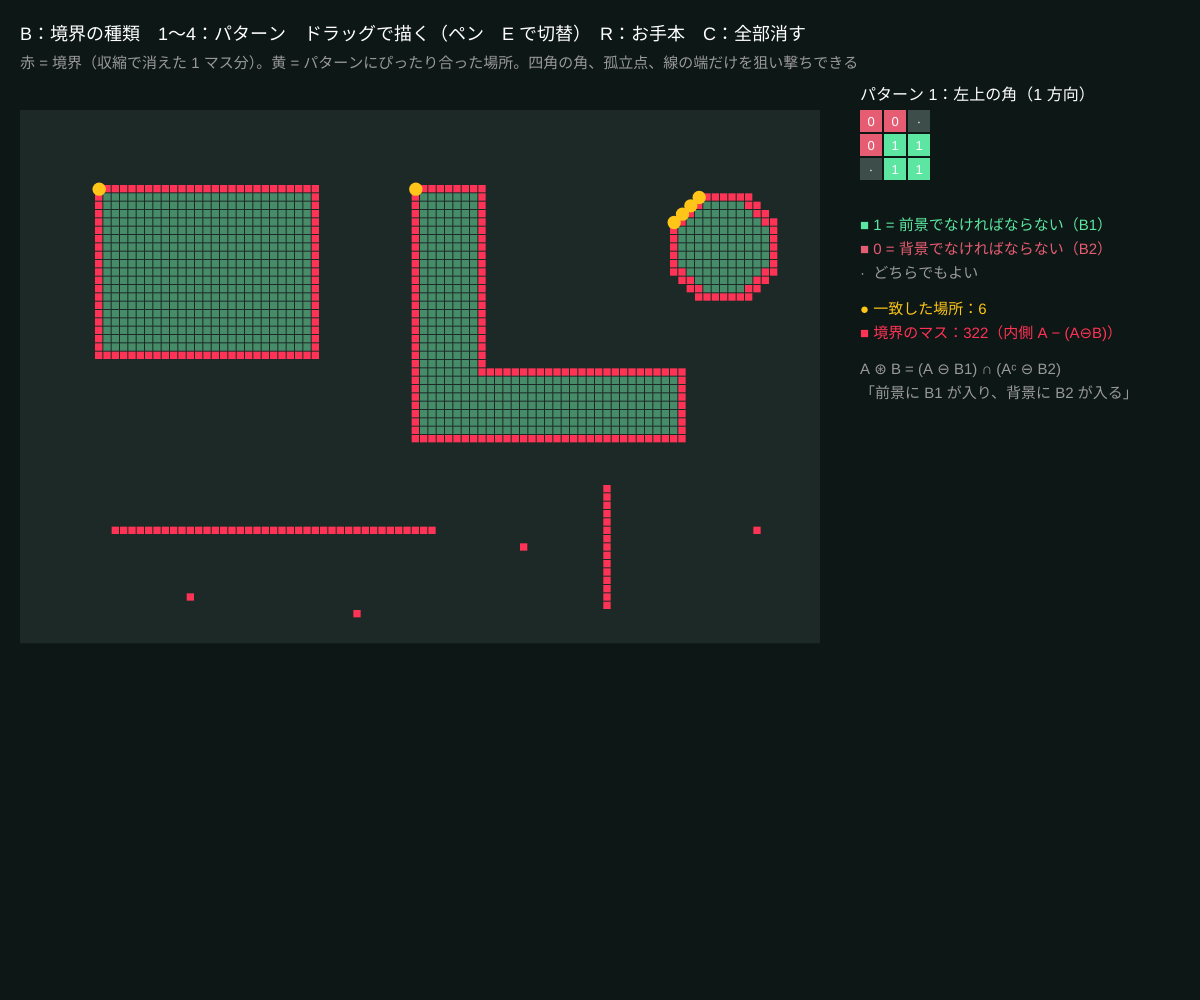
Frame 1 (no input)
Frame 60 (no input): identical to frame 1, image omitted
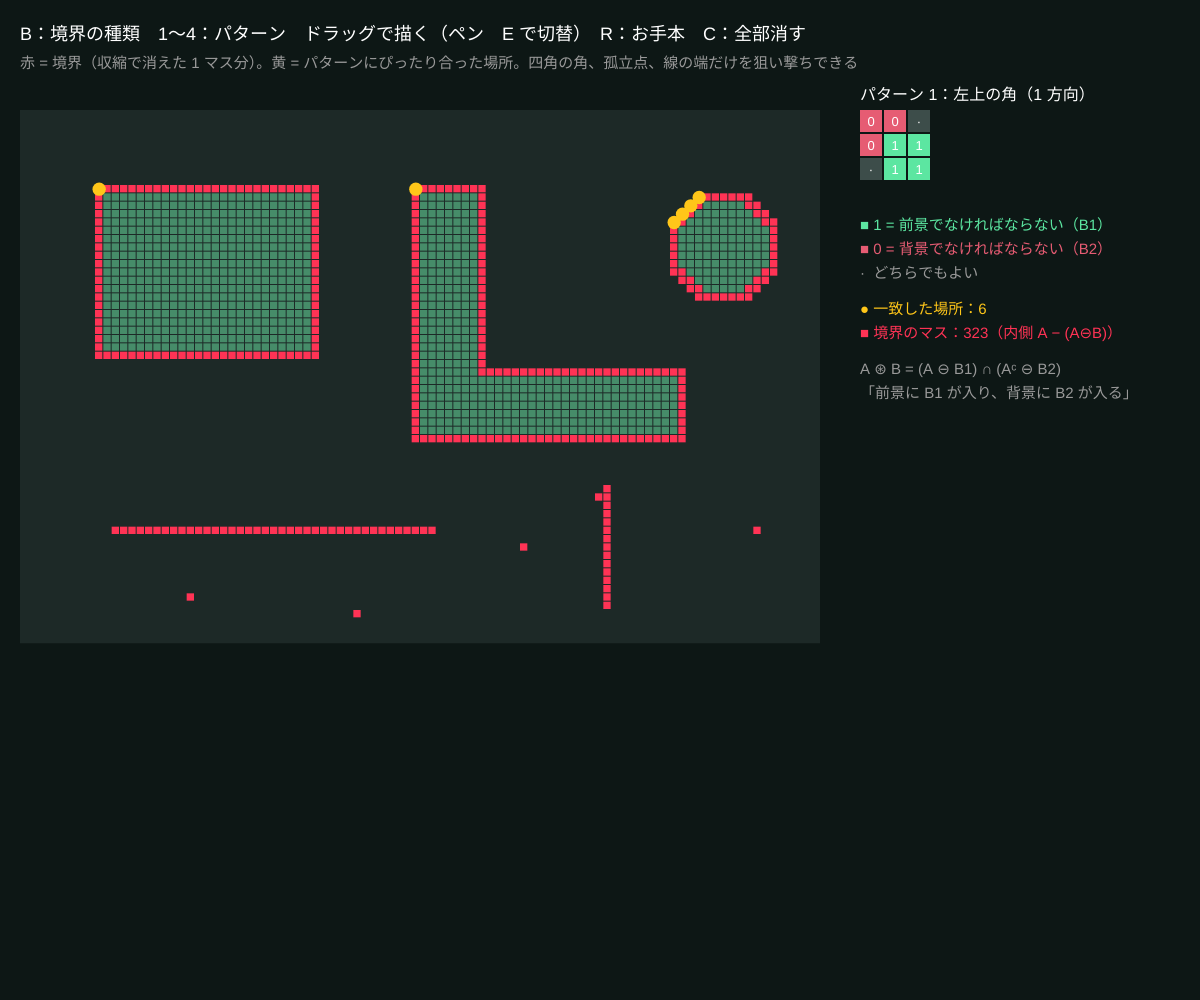
Frame 120 (the mouse pressed at the canvas centre since frame 60)

The p5.js sketch that drew these frames (run headless with seeded random() and noise() and a simulated clock; from frame 60 on, the mouse is pressed at the canvas centre):

// p5.js sketch
// ── sketch.js
// ============================================
// 04 境界抽出とヒット・オア・ミス
// 境界 = A − (A ⊖ B)：収縮して消えた部分 = 形のふち（1 マスの太さ）
// ヒット・オア・ミス：「ここは 1、ここは 0」という 3×3 のパターンにぴったり合う場所だけを見つける（角・孤立点・線の端）
// B で境界の種類（内側／外側／なし） / 1〜4 でパターン / ドラッグで描く / E で消しゴム / R でお手本 / C で全部消す
// ============================================

let cols = 96, rows = 64, cell, ox = 20, oy = 110;
let img;
let se = [];
let boundaryMode = 1; // 0 = なし, 1 = 内側 A−(A⊖B), 2 = 外側 (A⊕B)−A
let patternNo = 1, eraser = false;
// ★ パターン：'1' = 前景, '0' = 背景, '.' = どちらでもよい（3 行 × 3 文字）
let base = {
  1: ['00.', '011', '.11'],  // 左上の角
  3: ['000', '010', '000'],  // 孤立した 1 点
  4: ['000', '010', '.1.'],  // 線の端（下につながる）
};
let patNames = { 1: '左上の角', 2: '4 つの角', 3: '孤立点', 4: '線の端点' };
let patterns = [];

function setup() {
  createCanvas(windowWidth, windowHeight);
  colorMode(HSB, 360, 100, 100, 100);
  cell = min((width - 400) / cols, (height - 140) / rows);
  se = makeSE('box', 1);
  img = new Uint8Array(cols * rows);
  preset();
  setPattern(1);
}

function preset() {
  img.fill(0);
  for (let y = 0; y < rows; y++) for (let x = 0; x < cols; x++) {
    if (x > 8 && x < 36 && y > 8 && y < 30) img[x + y * cols] = 1;                           // 四角
    if ((x > 46 && x < 56 && y > 8 && y < 40) || (x > 46 && x < 80 && y > 30 && y < 40)) img[x + y * cols] = 1; // L
    if (y === 50 && x > 10 && x < 50) img[x + y * cols] = 1;                                 // 横線
    if (x === 70 && y > 44 && y < 60) img[x + y * cols] = 1;                                 // 縦線
    if (dist(x, y, 84, 16) < 7) img[x + y * cols] = 1;                                       // 円
  }
  for (let [x, y] of [[60, 52], [88, 50], [20, 58], [40, 60]]) img[x + y * cols] = 1;         // 孤立点
}

// パターンを 90° 回す
function rot(p) {
  let r = ['', '', ''];
  for (let y = 0; y < 3; y++) for (let x = 0; x < 3; x++) r[y] += p[2 - x][y];
  return r;
}
function setPattern(n) {
  patternNo = n;
  if (n === 2) { patterns = [base[1]]; for (let k = 0; k < 3; k++) patterns.push(rot(patterns[k])); }
  else if (n === 4) { patterns = [base[4]]; for (let k = 0; k < 3; k++) patterns.push(rot(patterns[k])); }
  else patterns = [base[n]];
}

// ★ ヒット・オア・ミス：パターンが完全に一致するマスを 1 にする（画像の外は 0 とみなす）
function hitOrMiss(a, pats) {
  let out = new Uint8Array(a.length);
  for (let y = 0; y < rows; y++) for (let x = 0; x < cols; x++) {
    for (let p of pats) {
      let ok = true;
      for (let dy = -1; dy <= 1 && ok; dy++) for (let dx = -1; dx <= 1; dx++) {
        let c = p[dy + 1][dx + 1];
        if (c === '.') continue;
        let nx = x + dx, ny = y + dy;
        let v = nx < 0 || ny < 0 || nx >= cols || ny >= rows ? 0 : a[nx + ny * cols];
        if ((c === '1') !== (v === 1)) { ok = false; break; }
      }
      if (ok) { out[x + y * cols] = 1; break; }
    }
  }
  return out;
}

function draw() {
  background(170, 45, 9);
  let er = erodeImg(img, se), di = dilateImg(img, se);
  let hm = hitOrMiss(img, patterns);
  noStroke();
  fill(170, 30, 16);
  rect(ox, oy, cols * cell, rows * cell);
  let nB = 0, nH = 0;
  for (let i = 0; i < img.length; i++) {
    let isB = boundaryMode === 1 ? img[i] && !er[i] : boundaryMode === 2 ? di[i] && !img[i] : false;
    if (isB) { nB++; fill(350, 80, 100); }
    else if (img[i]) fill(150, 50, boundaryMode ? 55 : 95);
    else continue;
    rect(ox + (i % cols) * cell, oy + floor(i / cols) * cell, cell - 1, cell - 1);
  }
  for (let i = 0; i < img.length; i++) {
    if (!hm[i]) continue;
    nH++;
    fill(45, 90, 100);
    circle(ox + (i % cols) * cell + cell / 2, oy + floor(i / cols) * cell + cell / 2, cell * 1.6);
  }
  // 右：パターンの図
  let px = ox + cols * cell + 40, py = oy, big = 24;
  fill(0, 0, 100); textSize(16);
  text('パターン ' + patternNo + '：' + patNames[patternNo] + '（' + patterns.length + ' 方向）', px, py - 10);
  for (let k = 0; k < patterns.length; k++) {
    let p = patterns[k], qx = px + (k % 2) * 90, qy = py + floor(k / 2) * 90;
    for (let y = 0; y < 3; y++) for (let x = 0; x < 3; x++) {
      let c = p[y][x];
      fill(c === '1' ? 150 : c === '0' ? 350 : 170, c === '.' ? 20 : 60, c === '.' ? 30 : 90);
      rect(qx + x * big, qy + y * big, big - 2, big - 2);
      fill(0, 0, 100); textSize(13); textAlign(CENTER, CENTER);
      text(c === '.' ? '·' : c, qx + x * big + big / 2 - 1, qy + y * big + big / 2);
      textAlign(LEFT, BASELINE);
    }
  }
  let ty = py + (patterns.length > 2 ? 2 : 1) * 90 + 30;
  textSize(15);
  fill(150, 60, 90); text('■ 1 = 前景でなければならない（B1）', px, ty);
  fill(350, 60, 90); text('■ 0 = 背景でなければならない（B2）', px, ty + 24);
  fill(0, 0, 60); text('·  どちらでもよい', px, ty + 48);
  fill(45, 90, 100); text('● 一致した場所：' + nH, px, ty + 84);
  fill(350, 80, 100); text('■ 境界のマス：' + nB + '（' + ['なし', '内側 A − (A⊖B)', '外側 (A⊕B) − A'][boundaryMode] + '）', px, ty + 108);
  fill(0, 0, 60);
  text('A ⊛ B = (A ⊖ B1) ∩ (Aᶜ ⊖ B2)', px, ty + 144);
  text('「前景に B1 が入り、背景に B2 が入る」', px, ty + 168);

  fill(0, 0, 100);
  textSize(18);
  text('B：境界の種類　1〜4：パターン　ドラッグで描く（' + (eraser ? '消しゴム' : 'ペン') + '　E で切替）　R：お手本　C：全部消す', 20, 40);
  fill(0, 0, 60);
  textSize(15);
  text('赤 = 境界（収縮で消えた 1 マス分）。黄 = パターンにぴったり合った場所。四角の角、孤立点、線の端だけを狙い撃ちできる', 20, 68);
}

function paint() {
  let gx = floor((mouseX - ox) / cell), gy = floor((mouseY - oy) / cell);
  if (gx >= 0 && gy >= 0 && gx < cols && gy < rows) img[gx + gy * cols] = eraser ? 0 : 1;
}
function mousePressed() { paint(); }
function mouseDragged() { paint(); }
function keyPressed() {
  if (key === 'b' || key === 'B') boundaryMode = (boundaryMode + 1) % 3;
  if (key >= '1' && key <= '4') setPattern(int(key));
  if (key === 'e' || key === 'E') eraser = !eraser;
  if (key === 'r' || key === 'R') preset();
  if (key === 'c' || key === 'C') img.fill(0);
}

// ---------- やってみよう ----------
// 1. パターン 2（4 つの角）で四角は 4 か所。L 字はいくつ？ 円には角があるか？
// 2. 1 マスずつ描いて、「孤立点」が一致する条件を確かめる（となりに 1 つでも点があるとダメ）
// 3. base に自分のパターンを足してみる。例：穴の内側の角、'011' '111' '111' で「左上だけ欠けた場所」

// ==================================================
// ここから下は「モルフォロジーの道具」（構造要素・膨張・収縮）
// （中身は読まなくても OK。消さないでね）
// ==================================================
function makeSE(kind, r) {
  let out = [];
  for (let dy = -r; dy <= r; dy++) for (let dx = -r; dx <= r; dx++) {
    if (kind === 'box') out.push([dx, dy]);
    else if (kind === 'cross') { if (dx === 0 || dy === 0) out.push([dx, dy]); }
    else if (dx * dx + dy * dy <= r * r + r * 0.5) out.push([dx, dy]);
  }
  return out;
}
function morph(a, se, isDilate) {
  let out = new Uint8Array(a.length);
  for (let y = 0; y < rows; y++) for (let x = 0; x < cols; x++) {
    let v = isDilate ? 0 : 1;
    for (let k = 0; k < se.length; k++) {
      let nx = x + se[k][0], ny = y + se[k][1];
      if (nx < 0) nx = 0; else if (nx >= cols) nx = cols - 1;
      if (ny < 0) ny = 0; else if (ny >= rows) ny = rows - 1;
      let s = a[nx + ny * cols];
      if (isDilate ? s : !s) { v = isDilate ? 1 : 0; break; }
    }
    out[x + y * cols] = v;
  }
  return out;
}
function dilateImg(a, se) { return morph(a, se, true); }
function erodeImg(a, se) { return morph(a, se, false); }
